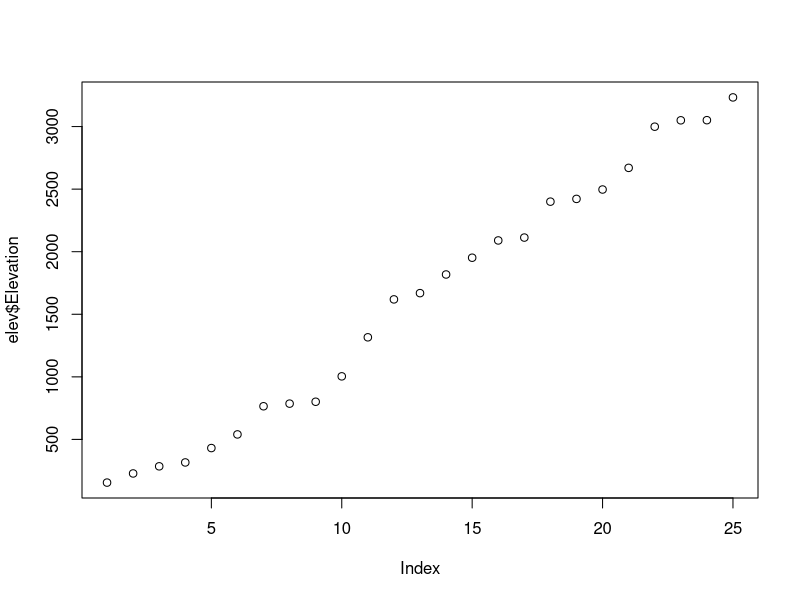
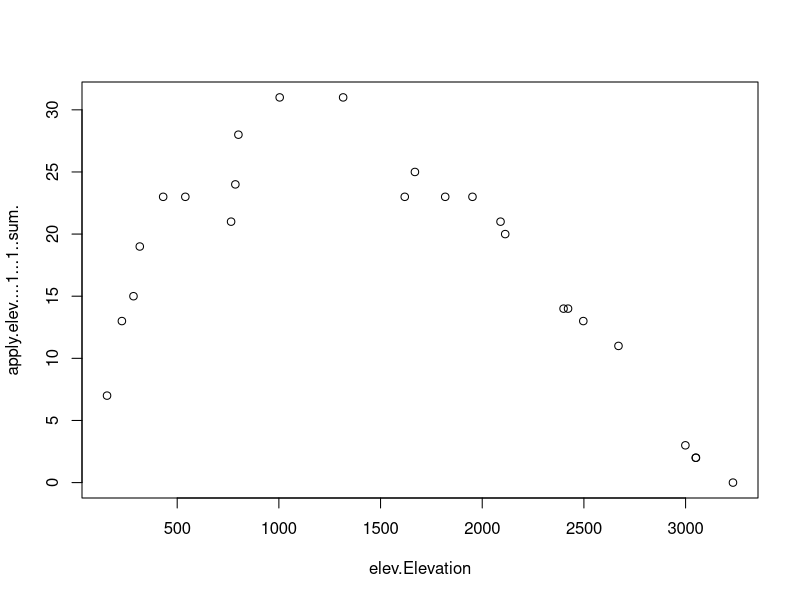
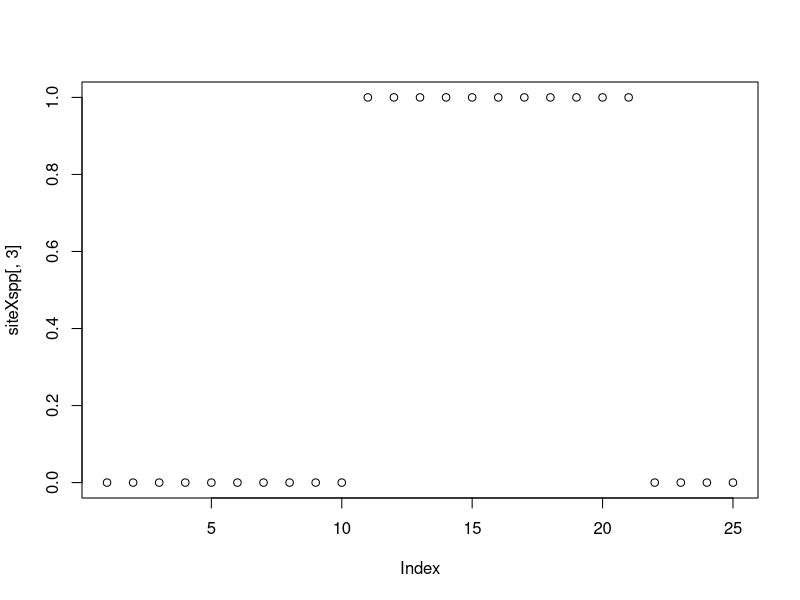

Write R code to recreate these figures, in order.
## ---- chunk 1
elev<-read.csv("Null models/Hummingbirds.csv")

elev$Elevation<-as.numeric(gsub("Elev_","",elev$Elevation))
## ---- chunk 2
plot(elev$Elevation)
## ---- chunk 3
elvR<-data.frame(elev$Elevation,apply(elev[,-1],1,sum))
plot(elvR)
## ---- chunk 4
require(vegan)

siteXspp<-elev[,-1]

plot(siteXspp[,3])

## ---- chunk 5


shiftR<-function(x){
  
  a<-siteXspp[,x]
  
  slots<-rle(a)
  
  if(length(slots$lengths)==3){
  #choose available holes
  rang<-seq(-slots$lengths[[1]],slots$lengths[[3]],1)
  
  #choose random shift
  shift<-sample(rang,1)
  
  
  slots$lengths[[1]]<-slots$lengths[[1]] + shift

  slots$lengths[[3]]<-slots$lengths[[3]] - shift
  inverse.rle(slots)
  }
  
  if(length(slots$lengths)==2){
  #choose available holes
  rang<-seq(-slots$lengths[[1]],slots$lengths[[3]],1)
  
  #choose random shift
  shift<-sample(rang,1)
  
  
  slots$lengths[[1]]<-slots$lengths[[1]] + shift

  slots$lengths[[3]]<-slots$lengths[[3]] - shift
  inverse.rle(slots)
  }
  
  
  }
## ---- chunk 6

shiftR(1)

